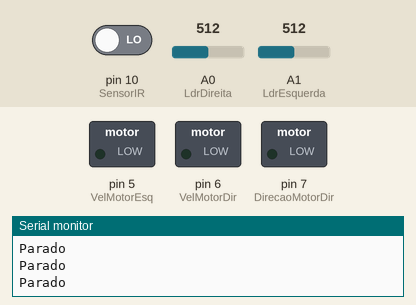
Simulated run of this sketch. Board: Arduino Uno, built with avr-gcc and run on an emulated ATmega328P. On the bench: switched loads named in the sketch (green lamp = pin HIGH), the last lines printed to the serial monitor. The test bench sets the inputs (shaded band); at power-on: A0 (LdrDireita) = 512, pin 10 (SensorIR) LOW, A1 (LdrEsquerda) = 512.

Above: at 1.2 s.
1.3 s: A0 (LdrDireita) set to 0
At 2.5 s:
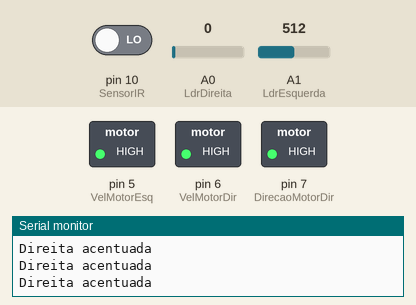
2.8 s: pin 10 (SensorIR) driven HIGH
At 3.5 s:
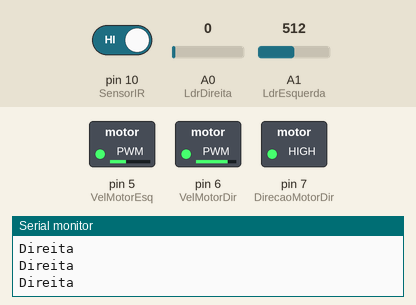
4.3 s: A0 (LdrDireita) set to 122
At 4.7 s:
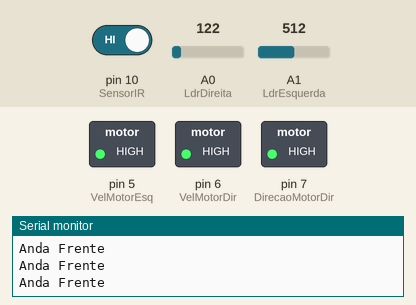
5.8 s: A1 (LdrEsquerda) set to 0
At 6.9 s:
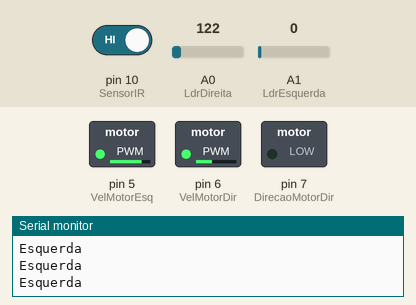
7.3 s: pin 10 (SensorIR) driven LOW
At 8.4 s:
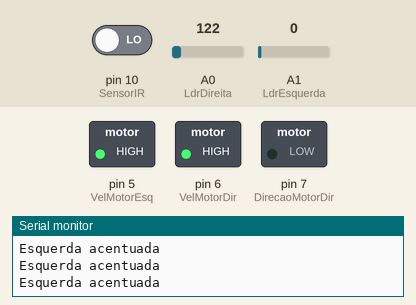
Timing chart, 0 to 10.3 s (numbered marks = the images above; inputs shaded):
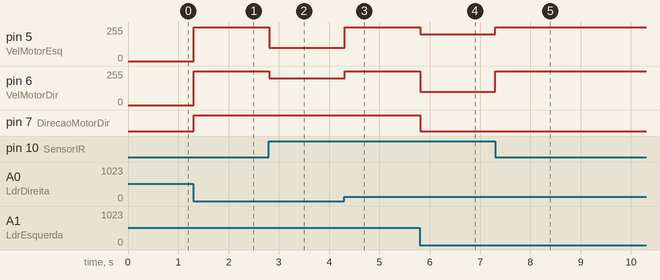

The sketch:

Robo_segue_linha_2018.ino
```cpp
/*
* Este código faz parte do projeto Robô industrial. Para saber mais sobre o mesmo acesse: roboticaufopa.blogspot.com.br/
 * Neste código considera-se que os dois LDRs do lado de fora da linha.
 * Considera o sensor IR no meio da linha preta
 * Testes realizados com sucesso
 */

//Pinos analgicos e digitais
const int LdrEsquerda = A1;
const int LdrDireita = A0;
int SensorIR = 10;

//Variveis globais
float _ValorLDREsquerda = 0;
float _ValorLDRDireta = 0;
int _ValorIR = 0;
int _Contador = 0;
int _VetorSensorIR[100];
int _VetorLdrEsq[100];
int _VetorLdrDir[100];
int _VoltaParaEsquerda; //Utilizado na funço VoltaParaOcaminho
int _VoltaParaDireita; //Utilizado na função VoltaParaOCaminho

//Motores em portas PWM
int VelMotorEsq = 5;     //Velocidade motor esquerda
int VelMotorDir = 6;     //Velocidade motor direita
int DirecaoMotorEsq = 4;    //Diraçao motor esquerda
int DirecaoMotorDir = 7;    //Diraçao motor esquerda


void setup() {
  Serial.begin(9600);
  pinMode(VelMotorEsq, OUTPUT);
  pinMode(DirecaoMotorDir, OUTPUT);
  pinMode(VelMotorDir, OUTPUT);
  pinMode(VelMotorEsq, OUTPUT);

  pinMode(LdrDireita, INPUT);
  pinMode(LdrEsquerda, INPUT);
  pinMode(SensorIR, INPUT);
}

void loop() {
  SegueLinha();
}

void stop(void)//stop
{
  digitalWrite(VelMotorEsq,LOW);
  digitalWrite(VelMotorDir,LOW);
}

void AndaFrente(char a,char b)  //Anda Para Frente
{
  analogWrite (VelMotorEsq,a); //PWM controle de velocidade
  digitalWrite(DirecaoMotorEsq,HIGH);
  analogWrite (VelMotorDir,b);
  digitalWrite(DirecaoMotorDir,HIGH);
}

void MarchaRe (char a,char b) //Move para trás
{
  analogWrite (VelMotorEsq,a);
  digitalWrite(DirecaoMotorEsq,LOW);
  analogWrite (VelMotorDir,b);
  digitalWrite(DirecaoMotorDir,LOW);
}

void Direita (char a,char b)//Vira a esquerda
{
  analogWrite (VelMotorEsq,a);
  digitalWrite(DirecaoMotorEsq,LOW);
  analogWrite (VelMotorDir,b);
  digitalWrite(DirecaoMotorDir,HIGH);
}

void Esquerda (char a,char b){  //Vira a direita
  analogWrite (VelMotorEsq,a);
  digitalWrite(DirecaoMotorEsq,HIGH);
  analogWrite(VelMotorDir,b);
  digitalWrite(DirecaoMotorDir,LOW);
}

//Lê sensores de luminosidade
void LeiturasSensoresLum(){
  _ValorIR = _VetorSensorIR[_Contador] = digitalRead(SensorIR);
  _ValorLDREsquerda = _VetorLdrEsq[_Contador] = analogRead(LdrEsquerda);
  _ValorLDRDireta = _VetorLdrDir[_Contador] = analogRead(LdrDireita);
}

void SegueLinha(){
  LeiturasSensoresLum(); //Chama a leituras dos sensores de luminosidade
  if((_ValorLDREsquerda>=1)&&(_ValorIR==1)&&(_ValorLDRDireta>=1)) //100% na linha
  {
    AndaFrente(255,255);
    Serial.println("Anda Frente");
  }

  //LDR Esquerdo tocando na linha
  else if ((_ValorLDREsquerda>=1)&&(_ValorIR==1)&&(_ValorLDRDireta<1)) //Saindo da linha pela esquerda
  {

    Direita(100,200);
    Serial.println("Direita");
  }

  //LDR Direito tocando na linha
  else if  ((_ValorLDREsquerda<1)&&(_ValorIR==1)&&(_ValorLDRDireta>=1)) //Saindo pela direita
  {
    Esquerda(200,100);
    Serial.println("Esquerda");
  }

  else if  ((_ValorLDREsquerda>=1)&&(_ValorIR==0)&&(_ValorLDRDireta<1)) //Saindo MUITO pela esquerda
  {
    Direita(255,255);
    Serial.println("Direita acentuada");
  }

  else if ((_ValorLDREsquerda<1)&&(_ValorIR==0)&&(_ValorLDRDireta>=1)) //Saindo muito pela direita
  {
    Esquerda(255,255);
    Serial.println("Esquerda acentuada");
  }

  else  if((_ValorLDREsquerda>0)&&(_ValorIR==0)&&(_ValorLDRDireta>0))
  {
    _Contador--; //Evita que o _Contador incremente, pois ele retorna para o _Contador anterior. Quando ele incrementar, ele voltara ao que era antes. e assim por diante.

    VoltaParaAlinha(); //Chama o metodo capaz de fazer o robo voltar para linha

      if(_VoltaParaEsquerda > _VoltaParaDireita){
      Esquerda (255,255);
      Serial.println("Volta ao caminho - virando a esquerda");
    }
    else if((_VoltaParaDireita > _VoltaParaEsquerda)){
      Direita (255,255);
      Serial.println("Volta ao caminho - virando a direita");
    }
    else if((_VoltaParaDireita == 0) && (_VoltaParaEsquerda == 0)) {
      stop();
      Serial.println("Parado");
    }
  }
  _Contador++; //Incrementa _Contador

  if(_Contador == 100){
    int x, y;
    y = 95;
    for(x = 0; x<5; x++){
      _VetorLdrEsq[x] = _VetorLdrEsq[y];
      _VetorLdrDir[x] = _VetorLdrDir[y];
      _VetorSensorIR[x] = _VetorSensorIR[y];
      y++;
    }
    _Contador = 5;
  }
}

/**
 * A logica aqui é a seguinte:
 * As variaveis _VoltaParaEsquerda e _VoltaParaDireita armazazerão os dados dos vetores apenas se estes forem zero. Ora, o vetor é zero,
 * apenas quanto o leitor esta em cima da fita preta. Logo, quem tiver com mais zeros, foi o último a descer da fita preta.
 * Dessa forma, as variáveis supracitadas só incrementam se o vetor for zero. Dessa forma, a variável que for maior, indicará com precisão
 * qual foi a ultima LDR a descer da linha.
 */
int VoltaParaAlinha(){
  int k;
  _VoltaParaEsquerda = 0;
  _VoltaParaDireita = 0;

  for(k = 0; k <= _Contador; k++){
    if(_VetorLdrEsq[k] == 0){ //Se o vetor for igual a zero, incrementa o _Contador.
      _VoltaParaEsquerda++;
    }
    if(_VetorLdrDir[k] == 0){
      _VoltaParaDireita++;
    }
  }
  return(_VoltaParaEsquerda,_VoltaParaDireita);
}


//============================ PARTE DO CÓDIGO UTILIZADO PARA TESTE ============================================

//Esse metodo só é chamado caso precise fazer algum teste.
void ImprimeVetores(){
  if(_Contador == 40){
    int x;
    //Vetor do Sensor IR
    Serial.println("Vetor do Sensor IR");
    for(x = 0; x <= _Contador; x++){
      int Temp = _VetorSensorIR[x];
      Serial.println(Temp);
    }

    //Vetor do LDR Esquerdo
    Serial.println("Vetor do LDR Esquerdo");
    for(x = 0; x <= _Contador; x++){
      Serial.println(_VetorLdrEsq[x] );
    }

    //Vetor LDR Direito
    Serial.println("Vetor do LDR Direito");
    for(x = 0; x <= _Contador; x++){
      Serial.println(_VetorLdrDir[x] );
    }
    delay(3000);
  }
}

void ImprimeValoresSensores(){
  Serial.println("===============");
  Serial.print("LDR Esquerda:  ");
  Serial.println(_ValorLDREsquerda);
  Serial.print("Sensor   :  ");
  Serial.println(_ValorIR);
  Serial.print("LDR Direita:  ");
  Serial.println(_ValorLDRDireta);
  Serial.println("");
  Serial.println("");
  Serial.println("");
}
```

Measured:
- after the input at 1.3 s, pin 5 (VelMotorEsq), pin 6 (VelMotorDir): 0/255 → 255/255 at once; pin 7 (DirecaoMotorDir): LOW → HIGH at once
- after the input at 2.8 s, pin 5 (VelMotorEsq): 255/255 → 100/255 at once; pin 6 (VelMotorDir): 255/255 → 200/255 at once
- after the input at 4.3 s, pin 5 (VelMotorEsq): 100/255 → 255/255 at once; pin 6 (VelMotorDir): 200/255 → 255/255 at once
- after the input at 5.8 s, pin 5 (VelMotorEsq): 255/255 → 200/255 at once; pin 6 (VelMotorDir): 255/255 → 100/255 at once; pin 7 (DirecaoMotorDir): HIGH → LOW at once
- after the input at 7.3 s, pin 5 (VelMotorEsq): 200/255 → 255/255 at once; pin 6 (VelMotorDir): 100/255 → 255/255 at once
